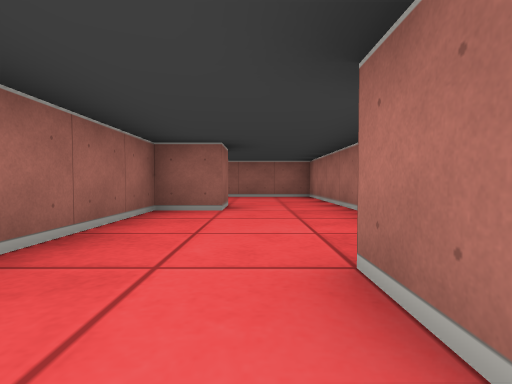
[1] (above)

15 first-person views from a walk through a cub3D maze. The camera is about half as high as the walls, tilts 2° down and sees 80° across. The floor is counted in squares. Each view is taken from the middle of a square. On the plan, view 1 faces up. The plan holds only what a view shows up to about 9 squares ahead; the rest is blank.

[2]
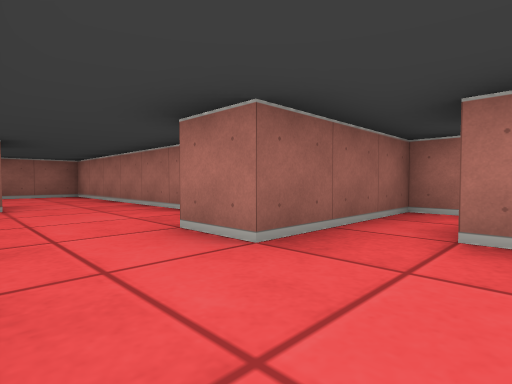

[3]
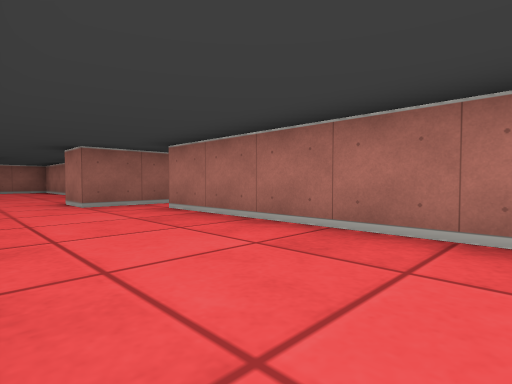

[4]
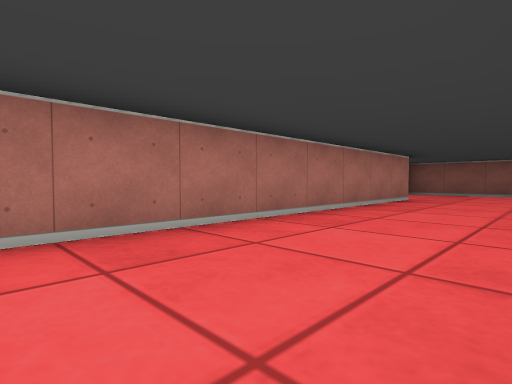

[5]
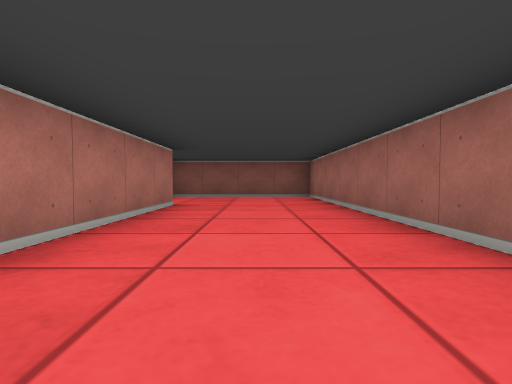

[6]
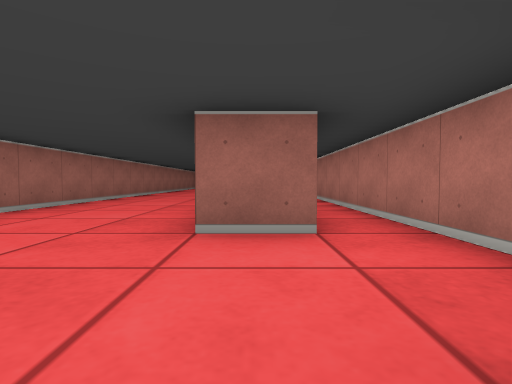

[7]
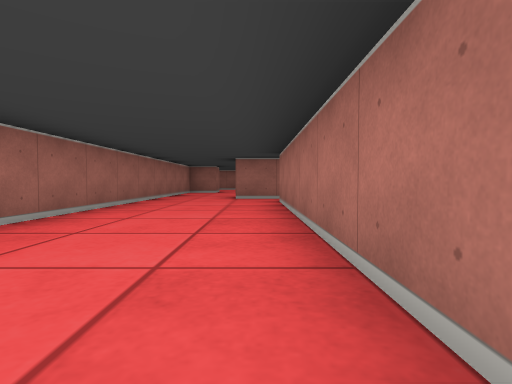

[8]
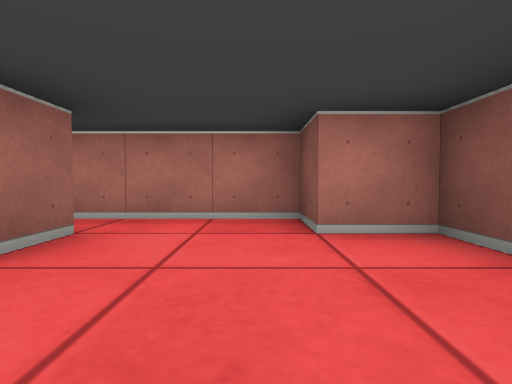

[9]
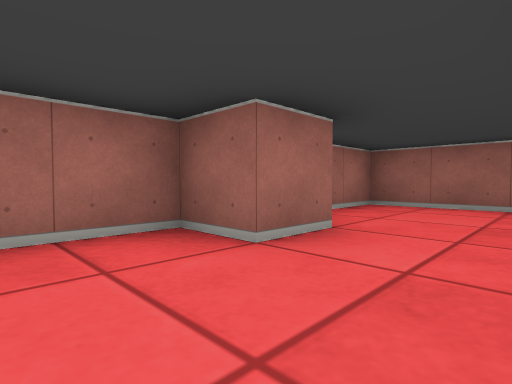

[10]
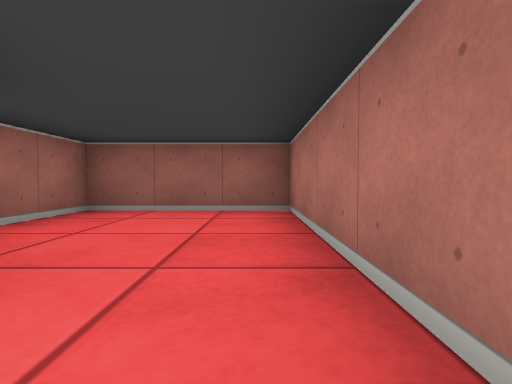

[11]
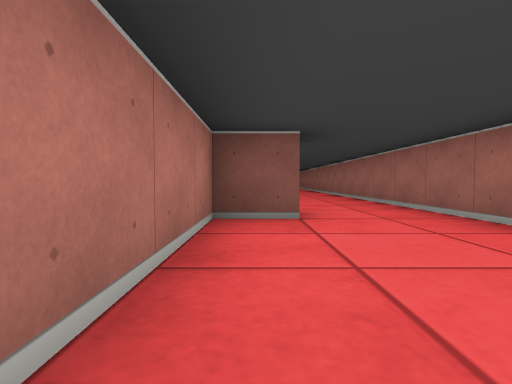

[12]
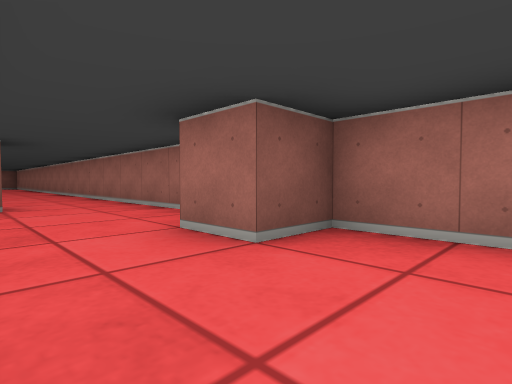

[13]
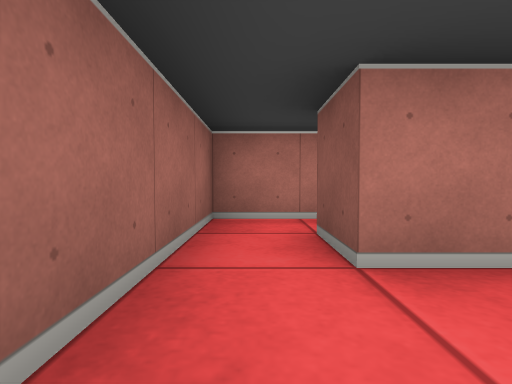

[14]
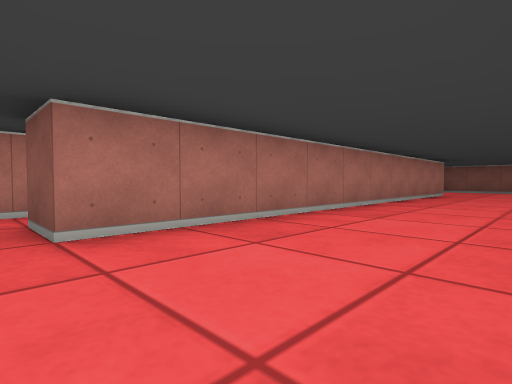

[15]
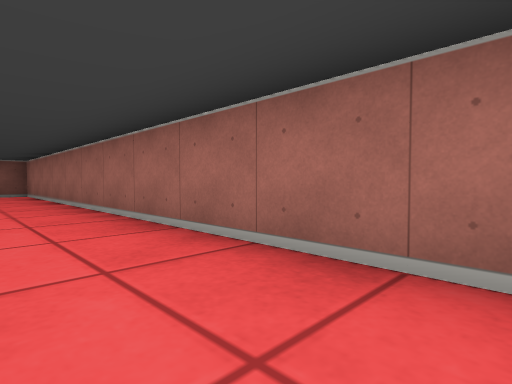

### Floor plan
Points are (right, up) in squares from view 1. A wall is a line through its corners. A room is listed if a view was taken in it or the views show most of it. See-through windows are left out.
Room 1 (views 1, 2, 3, 4, 5, 6, 7, 8, 9, 10, 11, 12, 13, 14, 15)
walls: (3.5, -0.8) (3.5, 0.5) (0.5, 0.5) (0.5, 1.5) (1.5, 1.5) (1.5, 8.5) (-1.5, 8.5) (-1.5, 5.5) (-0.5, 5.5) (-0.5, 4.5) (-1.5, 4.5) (-1.5, -13.5) (2.5, -13.5) (2.5, -12.5) (3.5, -12.5) (3.5, -5.5); (2.6, -10.5) (1.5, -10.5) (1.5, -0.5) (2.5, -0.5)

Positions as (right, up) in squares from view 1, and headings:
1: (0, 0), facing up
2: (-1, -1), facing up-right
3: (-1, -5), facing up-right
4: (-1, -3), facing down-right
5: (0, -5), facing down
6: (2, -13), facing up
7: (1, -7), facing up
8: (0, -12), facing right
9: (1, 3), facing up-left
10: (1, 4), facing up
11: (1, 5), facing down
12: (1, 7), facing down-left
13: (0, 0), facing right
14: (-1, 0), facing down-right
15: (0, -3), facing down-left
